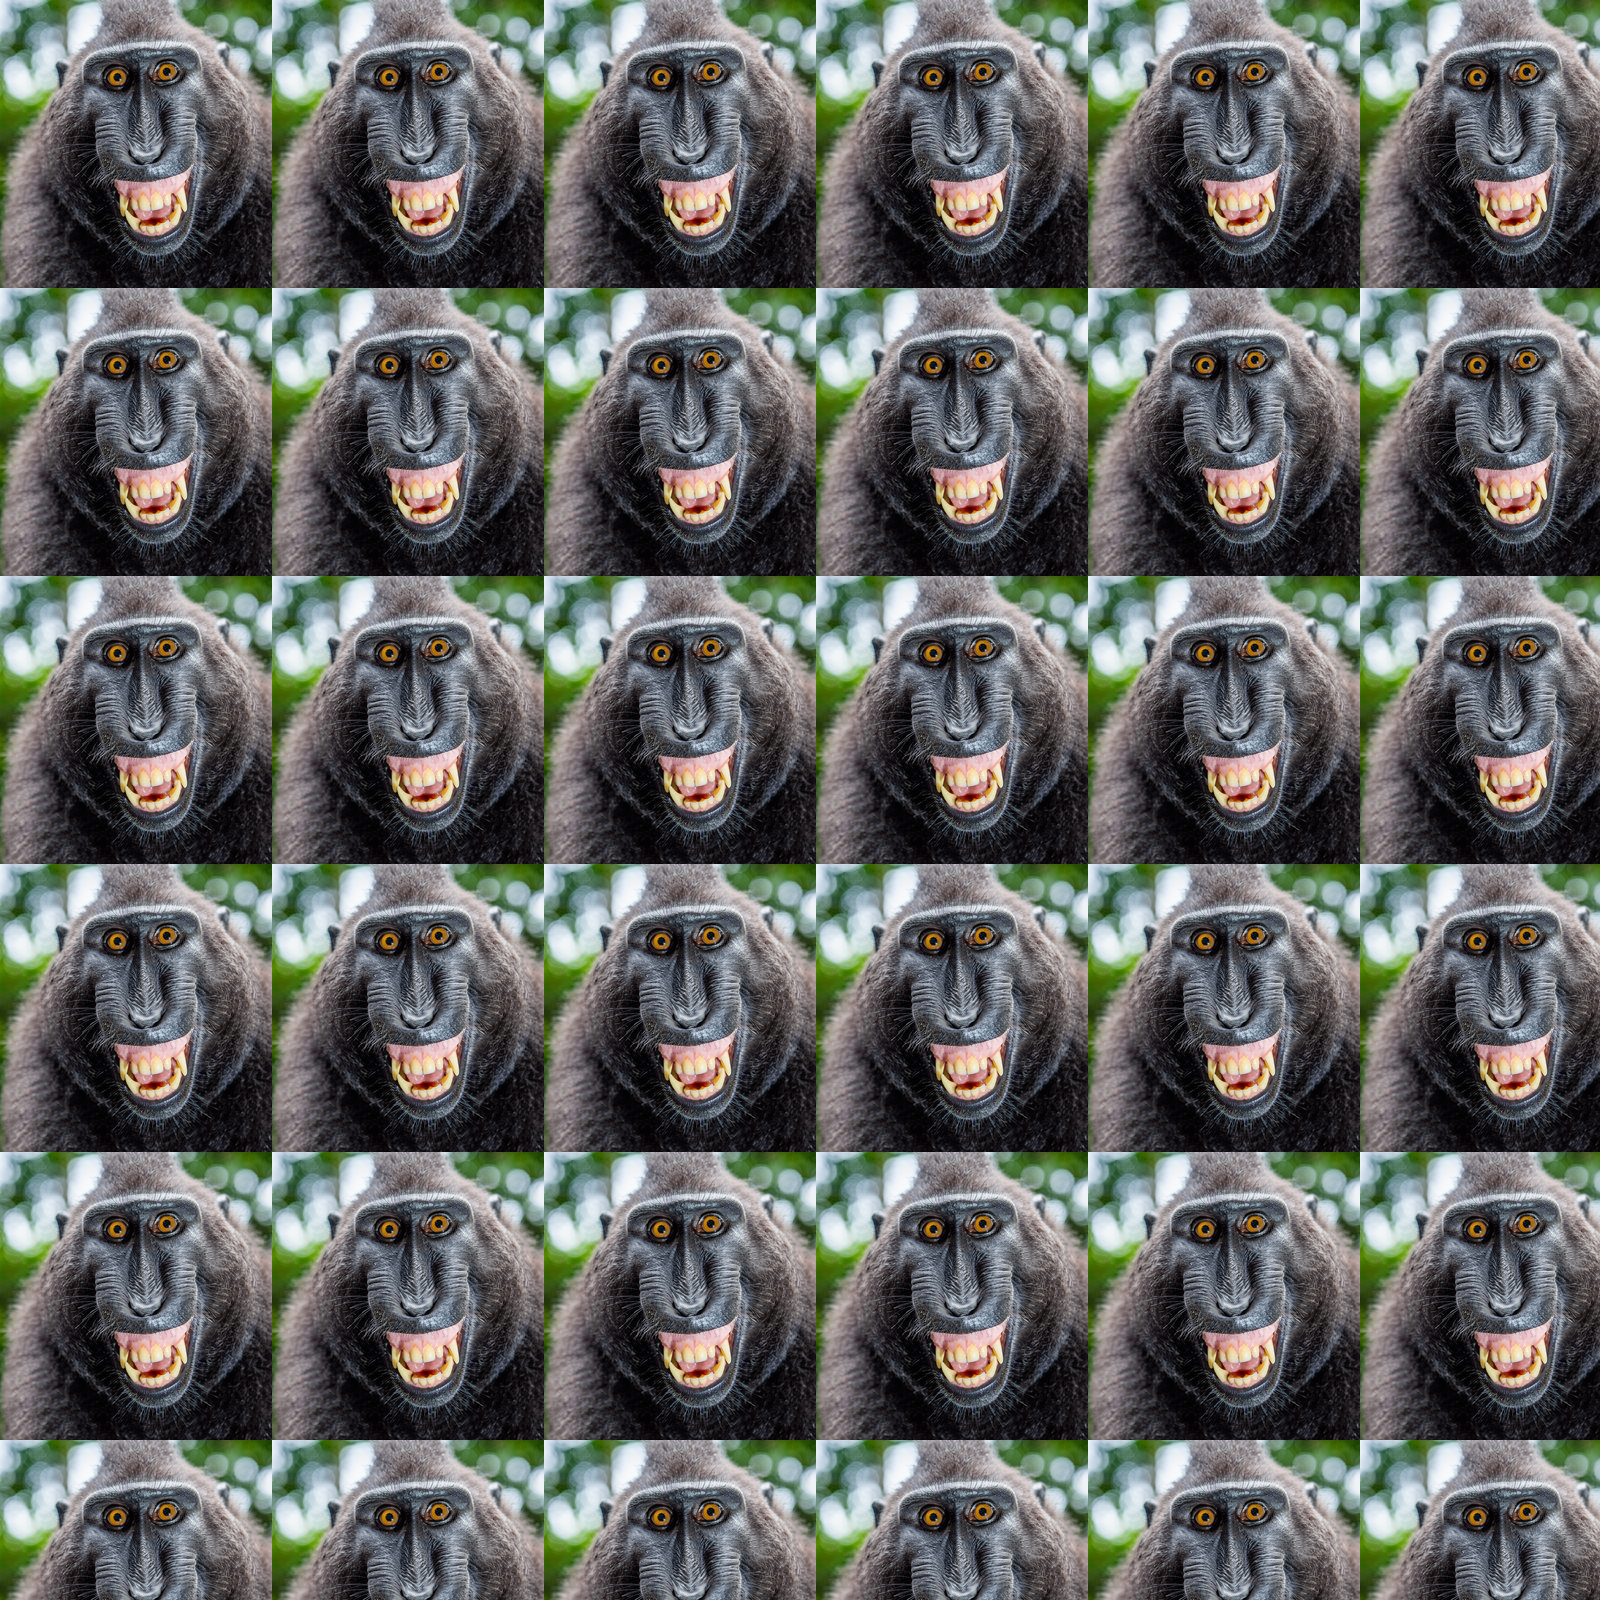

Rendered tile map (Tiled .tmx) drawn with the repository's tilesets; below, a short description and the map source with its tile grids summarised:
An orthogonal 100x100 tile map with 16x16 px tiles, 1 tile layer (Tile Layer 1).

<map version="1.10" tiledversion="1.11.2" orientation="orthogonal" renderorder="right-down" width="100" height="100" tilewidth="16" tileheight="16" infinite="0" nextlayerid="2" nextobjectid="1">
 <tileset firstgid="1" source="mon.tsx" />
 <layer id="1" name="Tile Layer 1" width="100" height="100">
  <data>[10000 cells, 10000 non-empty, 306 distinct tile ids]</data>
 </layer>
</map>
